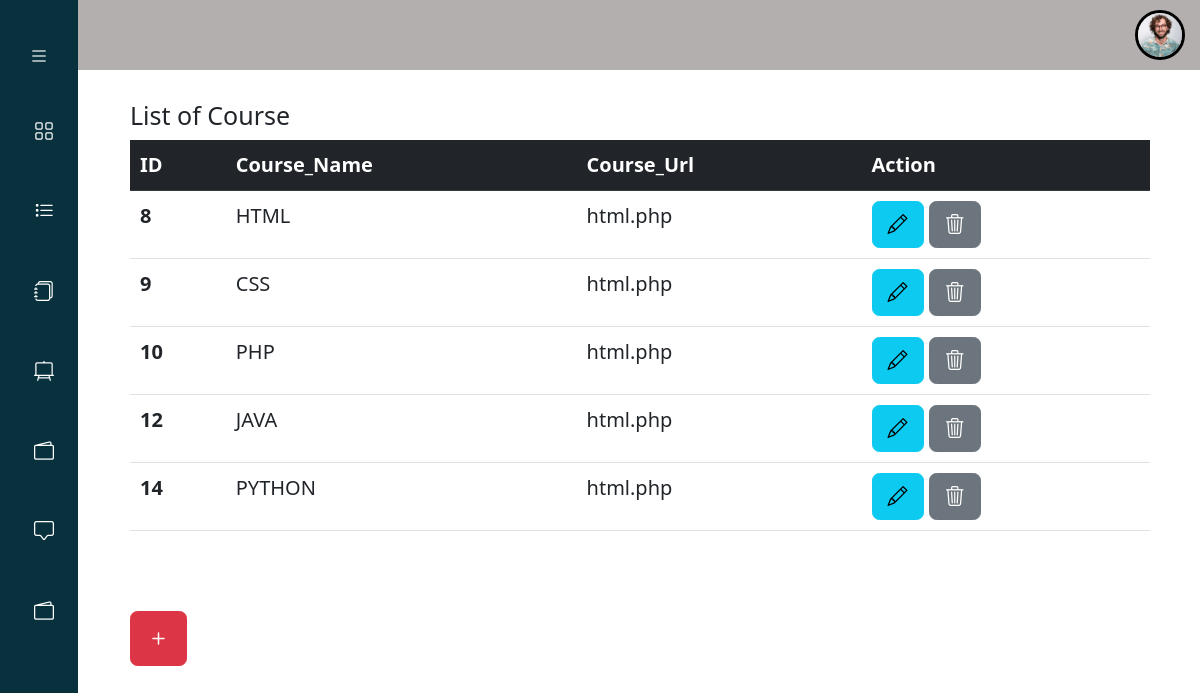
The page /Adimplan/course.php (signed in) on the database its author committed.
### tables this page shows
CREATE TABLE `signa` (
  `Id` int(25) NOT NULL,
  `First_Name` varchar(50) NOT NULL,
  `Last_Name` varchar(50) NOT NULL,
  `Email` varchar(50) NOT NULL,
  `btn_Password` varchar(50) NOT NULL,
  `DOB` varchar(50) NOT NULL,
  `Country` varchar(50) NOT NULL,
  `images` varchar(255) NOT NULL
);

CREATE TABLE `coursea` (
  `Id` int(25) NOT NULL,
  `Course_Name` varchar(50) NOT NULL,
  `course_url` varchar(50) NOT NULL,
  `Course_image` varchar(255) NOT NULL
);

### Adimplan/course.php (the view, shortened to what this page needs)
<!doctype html>
<html lang="en">
<head>
  <link rel="stylesheet" href="../CSS/style.css">
  <link rel="stylesheet" href="../CSS/adim1.css">
  <link href="https://cdn.jsdelivr.net/npm/bootstrap@5.2.3/dist/css/bootstrap.min.css" rel="stylesheet">
  <link rel="stylesheet" href="https://cdn.jsdelivr.net/npm/bootstrap-icons@1.10.2/font/bootstrap-icons.css">
</head>
<body>
  <?php
  include 'navbaradmin.php';
  include 'siderbar.php';
  include '../database/database.php';
  ?>
  <section class="dis">
    <div class="table1">
      <h1 class="fs-5">List of Course</h1>
      <?php
      $sql = "Select * from Coursea";
      $result = $conn->query($sql);
      if ($result->num_rows > 0) {
        $num = 0;
      ?>
        <table class="table">
          <thead class="table-dark">
            <tr>
              <th scope="col">ID</th>
              <th scope="col">Course_Name</th>
              <th scope="col">Course_Url</th>
              <th scope="col">Action</th>
            </tr>
          </thead>
          <tbody>
            <?php while ($row = $result->fetch_assoc()) { $num++; ?>
              <tr>
                <th scope="row"><?php echo $row['Id']; ?></th>
                <td><?php echo $row['Course_Name']; ?></td>
                <td><?php echo $row['course_url']; ?></td>
                <td>
                  <form action="update.php" method="POST" class="d-inline">
                    <button type="submit" class="btn btn-info mr-3" name="view" value="view">
                      <i class="bi bi-pencil"></i>
                    </button>
                  </form>
                  <form action="" method="POST" class="d-inline">
                    <button type="submit" class="btn btn-secondary mr-3" name="delete" value="Delete">
                      <i class="bi bi-trash3"></i>
                    </button>
                  </form>
                </td>
              </tr>
            <?php } ?>
          </tbody>
        </table>
      <?php } else {
        echo "0 result ";
      }
      ?><br><br>
      <a type="submit" class="btn btn-danger box mr-3" href="Addcourse.php">
        <i class="bi bi-plus fs-5"></i>
      </a>
    </div>
  </section>
</body>
</html>

### Adimplan/navbaradmin.php (shortened to what this page needs)
<link href="../css/nav.css" rel="stylesheet">
<?php
    include '../database/database.php';
    $query = "SELECT * FROM signa WHERE Id ={$_SESSION['UserId']}";
    $result = $conn->query($query);
    if(mysqli_num_rows($result) >0 )
    {
      $fetch = mysqli_fetch_assoc($result);
    }
    ?>
<nav class="navbar navbar-expand-lg fixed-top" style="background-color: #b3afaf;">
  <div class="container-fluid">
    <ul class="navbar-nav ms-auto mb-2 mb-lg-0">
      <li class="nav-item" style="  display: flex;align-items: center;">
        <img style="border-radius: 50px;border: 3px solid black;" width="50" height="50" src="<?php echo '../loginandsign/';?><?php echo $fetch['images'] ?>" onclick="toggleMenu()">
      </li>
    </ul>
  </div>
</nav>

### CSS/style.css (style rules this page uses)
* { margin: 0; padding: 0; box-sizing: border-box; font-size: 20px; }
.container, .container-fluid, .container-sm, .container-md, .container-lg, .container-xl { width: 100%; padding-right: 15px; padding-left: 15px; margin-right: auto; margin-left: auto; }
.top .container, .container-fluid, .container-sm, .container-md, .container-lg, .container-xl { width: 100%; padding-right: 15px; padding-left: 15px; margin-right: auto; margin-left: auto; }

### CSS/adim1.css (style rules this page uses)
.dis { max-width: 100%; }
.dis .table1 { margin-top: 100px; margin-left: auto; margin-right: 50px; width: 75%; }
@media (max-width:1200px) { .dis .table1 { width: 85%; } }

### CSS/nav.css (style rules this page uses)
* { margin: 0; padding: 0; box-sizing: border-box; font-size: 20px; }
nav { background-color: rgb(8, 48, 61); color: white; }

### rows shown on the page
signa: images (picture)
coursea: Id "8", Course_Name "HTML", course_url "html.php"
coursea: Id "9", Course_Name "CSS", course_url "html.php"
coursea: Id "10", Course_Name "PHP", course_url "html.php"
coursea: Id "12", Course_Name "JAVA", course_url "html.php"
coursea: Id "14", Course_Name "PYTHON", course_url "html.php"
